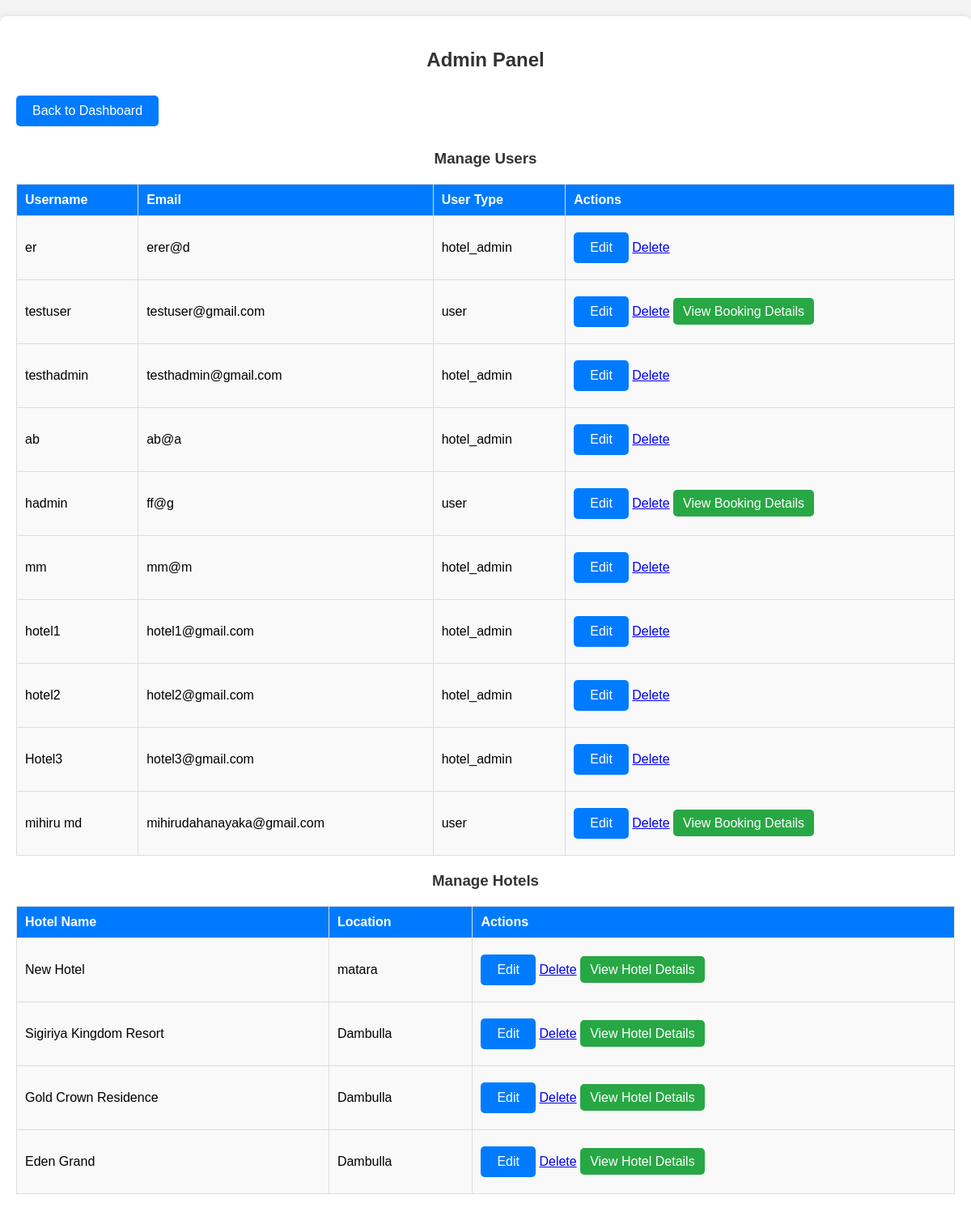
The app's page /admin_panel.php (signed in) with its own data.
### tables this page shows
CREATE TABLE `users` (
  `user_id` int(11) NOT NULL,
  `username` varchar(50) NOT NULL,
  `email` varchar(100) NOT NULL,
  `password` varchar(255) NOT NULL,
  `created_at` timestamp NOT NULL DEFAULT current_timestamp(),
  `user_type` varchar(20) NOT NULL,
  `description` varchar(20) NOT NULL,
  `hotel_id` int(11) DEFAULT NULL,
  `name` varchar(255) DEFAULT NULL,
  `telephone` varchar(15) DEFAULT NULL,
  `profile_picture` varchar(255) DEFAULT NULL
);

CREATE TABLE `hotels` (
  `hotel_id` int(11) NOT NULL,
  `hotel_name` varchar(100) NOT NULL,
  `total_rooms` int(11) NOT NULL,
  `user_id` int(11) DEFAULT NULL,
  `description` varchar(20) NOT NULL,
  `location` varchar(255) DEFAULT NULL,
  `city_id` int(255) NOT NULL
);

### admin_panel.php (the view, shortened to what this page needs)
<?php
include('config.php');
$users_stmt = $conn->prepare("SELECT * FROM users WHERE user_type != 'admin'");
$users_stmt->execute();
$users = $users_stmt->get_result();
$hotels_stmt = $conn->prepare("SELECT * FROM hotels");
$hotels_stmt->execute();
$hotels = $hotels_stmt->get_result();
?>
<!DOCTYPE html>
<html lang="en">
<head>
    <link rel="stylesheet" href="admin_panel.css">
</head>
<body>
    <div class="admin-container">
        <h2>Admin Panel</h2>
        <button><a href="admin.php">Back to Dashboard</a></button>
        <h3>Manage Users</h3>
        <table>
            <tr>
                <th>Username</th>
                <th>Email</th>
                <th>User Type</th>
                <th>Actions</th>
            </tr>
            <?php while ($user = $users->fetch_assoc()): ?>
            <tr id="view-row-<?php echo $user['user_id']; ?>">
                <td><?php echo htmlspecialchars($user['username']); ?></td>
                <td><?php echo htmlspecialchars($user['email']); ?></td>
                <td><?php echo htmlspecialchars($user['user_type']); ?></td>
                <td>
                    <button onclick="editUser(<?php echo $user['user_id']; ?>)">Edit</button>
                    <a href="admin_delete_user.php?id=<?php echo $user['user_id']; ?>" onclick="return confirm('Are you sure you want to delete this user?');">Delete</a>
                    <?php if ($user['user_type'] === 'user'): ?>
                        <a href="admin_view_user_bookings.php?user_id=<?php echo $user['user_id']; ?>" class="view-booking-button">View Booking Details</a>
                    <?php endif; ?>
                </td>
            </tr>
            <?php endwhile; ?>
        </table>
        <h3>Manage Hotels</h3>
        <table>
            <tr>
                <th>Hotel Name</th>
                <th>Location</th>
                <th>Actions</th>
            </tr>
            <?php while ($hotel = $hotels->fetch_assoc()): ?>
            <tr id="view-hotel-row-<?php echo $hotel['hotel_id']; ?>">
                <td><?php echo htmlspecialchars($hotel['hotel_name']); ?></td>
                <td><?php echo htmlspecialchars($hotel['location']); ?></td>
                <td>
                    <button onclick="editHotel(<?php echo $hotel['hotel_id']; ?>)">Edit</button>
                    <a href="admin_delete_hotel.php?id=<?php echo $hotel['hotel_id']; ?>" onclick="return confirm('Are you sure you want to delete this hotel?');">Delete</a>
                    <a href="admin_hotel_details.php?id=<?php echo $hotel['hotel_id']; ?>" class="view-hotel-button">View Hotel Details</a>
                </td>
            </tr>
            <?php endwhile; ?>
        </table>
    </div>
</body>
</html>

### admin_panel.css (style rules this page uses)
body { font-family: Arial, sans-serif; background-color: #f4f4f4; margin: 0; padding: 0; }
.admin-container { max-width: 1200px; margin: 20px auto; padding: 20px; background-color: #fff; box-shadow: 0 0 10px rgba(0, 0, 0, 0.1); border-radius: 8px; }
h2, h3 { text-align: center; color: #333; }
button { background-color: #007bff; color: white; border: none; padding: 10px 20px; font-size: 16px; border-radius: 5px; cursor: pointer; margin: 10px 0; }
button a { color: white; text-decoration: none; }
.view-booking-button, .view-hotel-button { background-color: #28a745; color: white; padding: 8px 12px; border-radius: 5px; text-decoration: none; }
table { width: 100%; border-collapse: collapse; margin: 20px 0; }
table th, table td { border: 1px solid #ddd; padding: 10px; text-align: left; }
table th { background-color: #007bff; color: white; font-weight: bold; }
table tr:nth-child(even) { background-color: #f9f9f9; }

### records on screen
users: username "er", email "erer@d", user_type "hotel_admin"
users: username "testuser", email "testuser@gmail.com", user_type "user"
users: username "testhadmin", email "testhadmin@gmail.com", user_type "hotel_admin"
users: username "ab", email "ab@a", user_type "hotel_admin"
users: username "hadmin", email "ff@g", user_type "user"
users: username "mm", email "mm@m", user_type "hotel_admin"
users: username "hotel1", email "hotel1@gmail.com", user_type "hotel_admin"
users: username "hotel2", email "hotel2@gmail.com", user_type "hotel_admin"
users: username "Hotel3", email "hotel3@gmail.com", user_type "hotel_admin"
users: username "mihiru md", email "mihirudahanayaka@gmail.com", user_type "user"
hotels: hotel_name "New Hotel", location "matara"
hotels: hotel_name "Sigiriya Kingdom Resort", location "Dambulla"
hotels: hotel_name "Gold Crown Residence", location "Dambulla"
hotels: hotel_name "Eden Grand", location "Dambulla"
